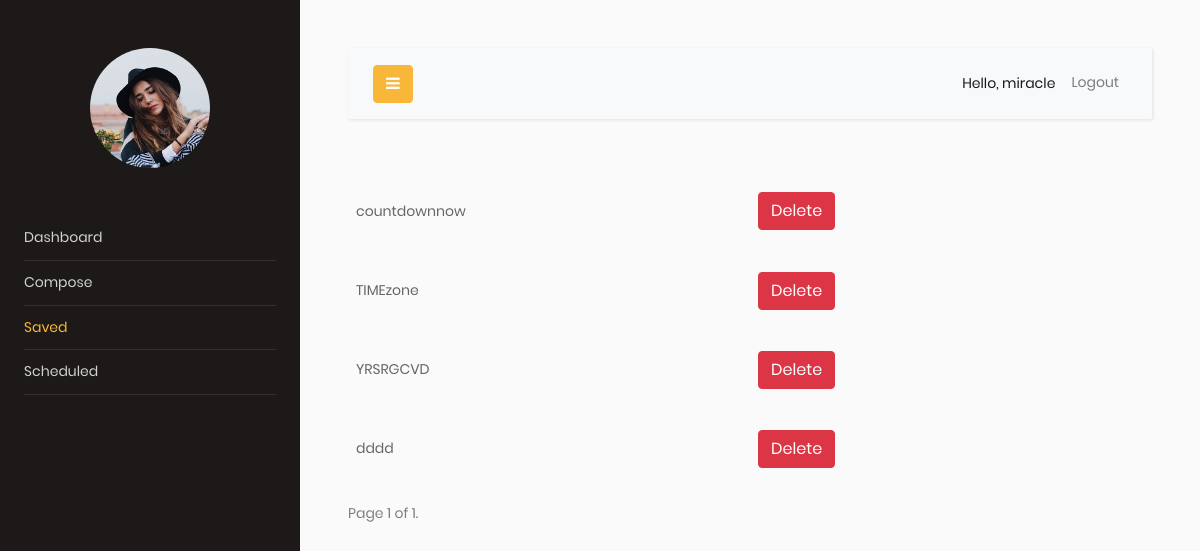
The page /saved/ (signed in) on the database as committed earlier.
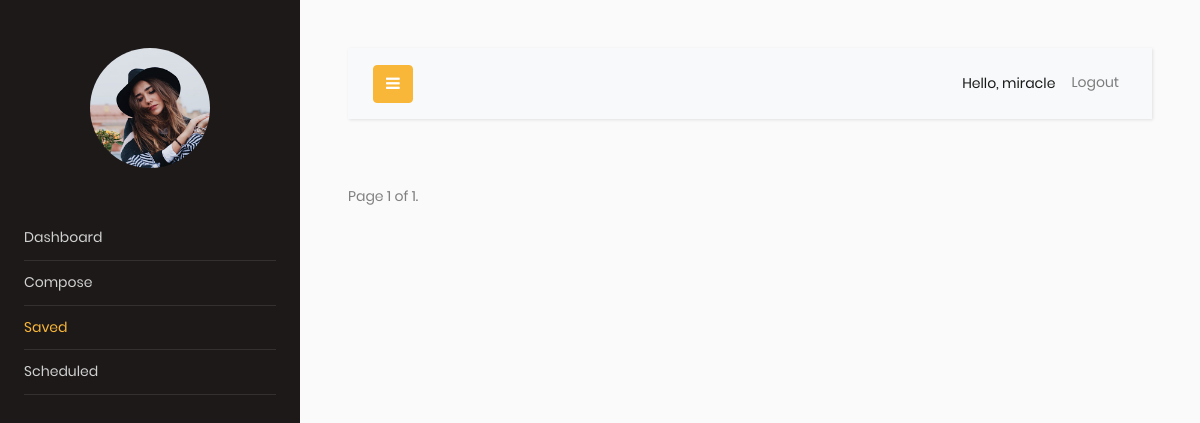
The same page on the database as committed later.
### emailscheduler/models.py (models this page shows)
class Compose(models.Model):
    user = models.ForeignKey(User, on_delete=models.CASCADE, related_name="emaillist", null=True)
    To = models.EmailField()
    cc = models.EmailField(blank=True, null=True)
    bcc = models.EmailField(blank=True, null=True)
    subject = models.CharField(max_length=200, blank=True, null=True)
    body = RichTextField(blank=True, null=True)
    date_time = models.DateTimeField(blank=True, null=True)
    draft = models.BooleanField(default=True)
    def __str__(self):
        return self.subject

### emailscheduler/views.py (the view)
# urls.py: path("saved/", views.saved, name="saved"),
def saved(request):
    emaillist= Compose.objects.filter(draft=True, user=request.user)
    paginator = Paginator(emaillist,5)
    page_number = request.GET.get('page')
    page_obj = paginator.get_page(page_number)
    return render(request, 'saved.html',{"emaillist":emaillist,'page_obj': page_obj})

### templates/saved.html (shortened to what this page needs)
<!DOCTYPE html>
<html lang="en">
<head>
    {% extends 'base.html' %}
{% block content %}
{% for email in page_obj %}
    <table><td style="width: 50%">
<a href="{% url 'showsaved' email.id %}">
    {{ email }}
</a></td>
        <td><a class="btn btn-danger" href="{% url 'deletesaved' email.id %}" size="10">Delete</a></td><br/>
    </table>
{% endfor %}<br/>
    <div class="pagination">
    <span class="step-links">
        <span class="current">
            Page {{ page_obj.number }} of {{ page_obj.paginator.num_pages }}.
        </span>
    </span>
</div>
{% endblock content %}

Rows that differ between the two databases and show on the page:
removed Compose: subject "countdownnow"
removed Compose: subject "TIMEzone"
removed Compose: subject "YRSRGCVD"
removed Compose: subject "dddd"
